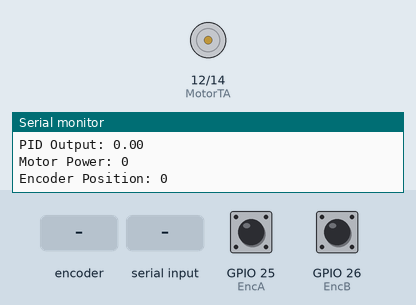
A sketch run on a simulated ESP32. Parts: motor-driver pin pairs drawn as motors (green arrow = first pin HIGH = forward, orange = second pin HIGH = backward, longer = more drive, scaled by the enable pin), the last lines printed to the serial monitor. The test bench sets the inputs (shaded band); at power-on: GPIO 25 (EncA) HIGH, GPIO 26 (EncB) HIGH.

Above: at 1.2 s.
1.3 s: rotary encoder on GPIO 25 (EncA) / GPIO 26 (EncB) turned 1 step (first pin leading)
At 2.1 s:
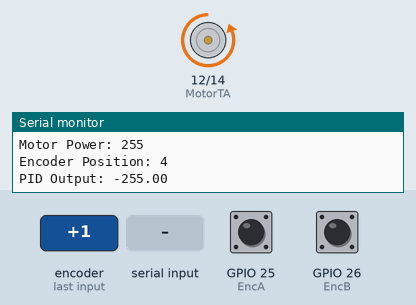
3.0 s: "90,45\n" received over Serial
At 4.2 s:
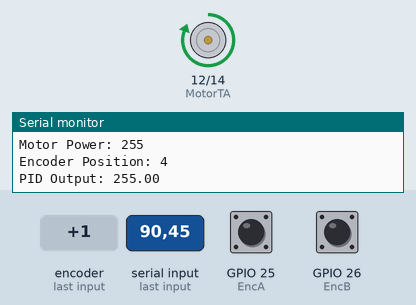
4.5 s: rotary encoder on GPIO 25 (EncA) / GPIO 26 (EncB) turned 3 steps (first pin leading)
8.1 s: "5\n" received over Serial
At 8.9 s:
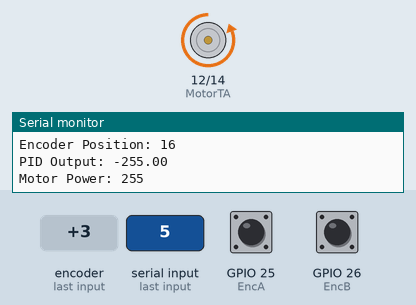
9.7 s: rotary encoder on GPIO 25 (EncA) / GPIO 26 (EncB) turned 2 steps (second pin leading)
At 10.05 s:
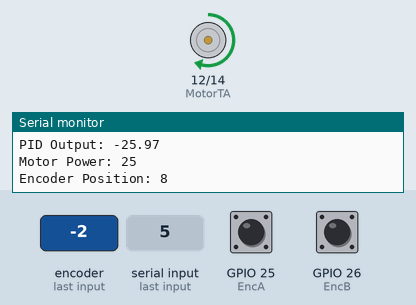
11.6 s: rotary encoder on GPIO 25 (EncA) / GPIO 26 (EncB) turned 1 step (first pin leading)
At 11.84 s:
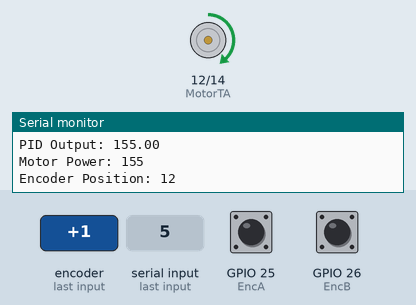
Timing chart, 0 to 14.6 s (numbered marks = the images above; inputs shaded):
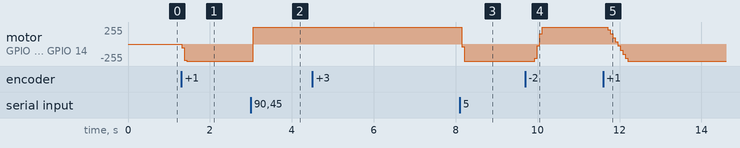

The sketch:

encoder_motor_2.ino
```cpp
#include <PIDController.h>

#define MotorEN 13
#define MotorTA 12
#define MotorTB 14
#define EncA 25
#define EncB 26
#define CountPerRev 810

PIDController pos_pid;
volatile long encoder_pos = 0; // encoder position

void setup() {
  Serial.begin(9600);

  pinMode(MotorEN, OUTPUT);
  pinMode(MotorTA, OUTPUT);
  pinMode(MotorTB, OUTPUT);
  pinMode(EncA, INPUT_PULLUP); // Use INPUT_PULLUP to reduce noise
  pinMode(EncB, INPUT_PULLUP);

  // Attach interrupts
  attachInterrupt(digitalPinToInterrupt(EncA), doEncoderA, CHANGE);
  attachInterrupt(digitalPinToInterrupt(EncB), doEncoderB, CHANGE);

  // Initialize PID controller
  pos_pid.begin();
  pos_pid.tune(5.0, 10.0, 10.0); // Adjust these values as necessary
  pos_pid.limit(-255, 255);

  Serial.println("System Initialized. Enter degree (0-360) to move motor.");
}

void loop() {
  if (Serial.available() > 0) {
    String input = Serial.readStringUntil('\n');
    int set_pos = input.toInt();
    if (set_pos >= 0 && set_pos <= 360) {
      float mapped_set_pos = map(set_pos, 0, 360, 0, CountPerRev);
      pos_pid.setpoint(mapped_set_pos);
    } else {
      Serial.println("Invalid input! Enter a value between 0 and 360.");
    }
  }

  // Compute the PID output
  float pid_output = pos_pid.compute(encoder_pos);
  int motor_power = constrain(abs((int)pid_output), 0, 255); // Constrain motor power

  // Determine motor direction and apply power
  if (pid_output > 0) {
    Clockwise(motor_power);
  } else if (pid_output < 0) {
    CounterClockwise(motor_power);
  } else {
    Stop(); // Stop the motor if the output is zero
  }

  // Debugging outputs
  Serial.print("Encoder Position: ");
  Serial.println(encoder_pos);
  Serial.print("PID Output: ");
  Serial.println(pid_output);
  Serial.print("Motor Power: ");
  Serial.println(motor_power);
}

void Clockwise(int power) {
  digitalWrite(MotorTA, HIGH);
  digitalWrite(MotorTB, LOW);
  analogWrite(MotorEN, power); // Use PWM on channel 0
}

void CounterClockwise(int power) {
  digitalWrite(MotorTA, LOW);
  digitalWrite(MotorTB, HIGH);
  analogWrite(MotorEN, power); // Use PWM on channel 0
}

void Stop() {
  digitalWrite(MotorTA, LOW);
  digitalWrite(MotorTB, LOW);
  analogWrite(MotorEN, 0); // Stop PWM on channel 0
}

// ************** encoder 1 *******************
void doEncoderA(){

  // look for a low-to-high on channel A
  if (digitalRead(EncA) == HIGH) {
    // check channel B to see which way encoder is turning
    if (digitalRead(EncB) == LOW) {
      encoder_pos = encoder_pos + 1;         // CW
    }
    else {
      encoder_pos = encoder_pos - 1;         // CCW
    }
  }
  else   // must be a high-to-low edge on channel A
  {
    // check channel B to see which way encoder is turning
    if (digitalRead(EncB) == HIGH) {
      encoder_pos = encoder_pos + 1;          // CW
    }
    else {
      encoder_pos = encoder_pos - 1;          // CCW
    }
  }
}

void doEncoderB(){

  // look for a low-to-high on channel B
  if (digitalRead(EncB) == HIGH) {
   // check channel A to see which way encoder is turning
    if (digitalRead(EncA) == HIGH) {
      encoder_pos = encoder_pos + 1;         // CW
    }
    else {
      encoder_pos = encoder_pos - 1;         // CCW
    }
  }
  // Look for a high-to-low on channel B
  else {
    // check channel B to see which way encoder is turning
    if (digitalRead(EncA) == LOW) {
      encoder_pos = encoder_pos + 1;          // CW
    }
    else {
      encoder_pos = encoder_pos - 1;          // CCW
    }
  }
}
```

Measured:
- after the input at 1.3 s, motor on GPIO 12 (MotorTA) / GPIO 14 (MotorTB): stopped → backward 57/255 at once, → backward 241/255 0.06 s later, → backward 255/255 0.06 s later
- after the input at 3.0 s, motor on GPIO 12 (MotorTA) / GPIO 14 (MotorTB): backward 255/255 → forward 255/255 after 0.06 s
- after the input at 8.1 s, motor on GPIO 12 (MotorTA) / GPIO 14 (MotorTB): forward 255/255 → backward 40/255 after 0.05 s, → backward 255/255 0.06 s later
- after the input at 9.7 s, motor on GPIO 12 (MotorTA) / GPIO 14 (MotorTB): backward 255/255 → backward 215/255 after 0.23 s, → backward 25/255 0.06 s later, → forward 154/255 0.06 s later, → forward 255/255 0.06 s later
- after the input at 11.6 s, motor on GPIO 12 (MotorTA) / GPIO 14 (MotorTB): moves from forward 255/255 to backward 255/255 over 0.50 s, starting after 0.11 s
